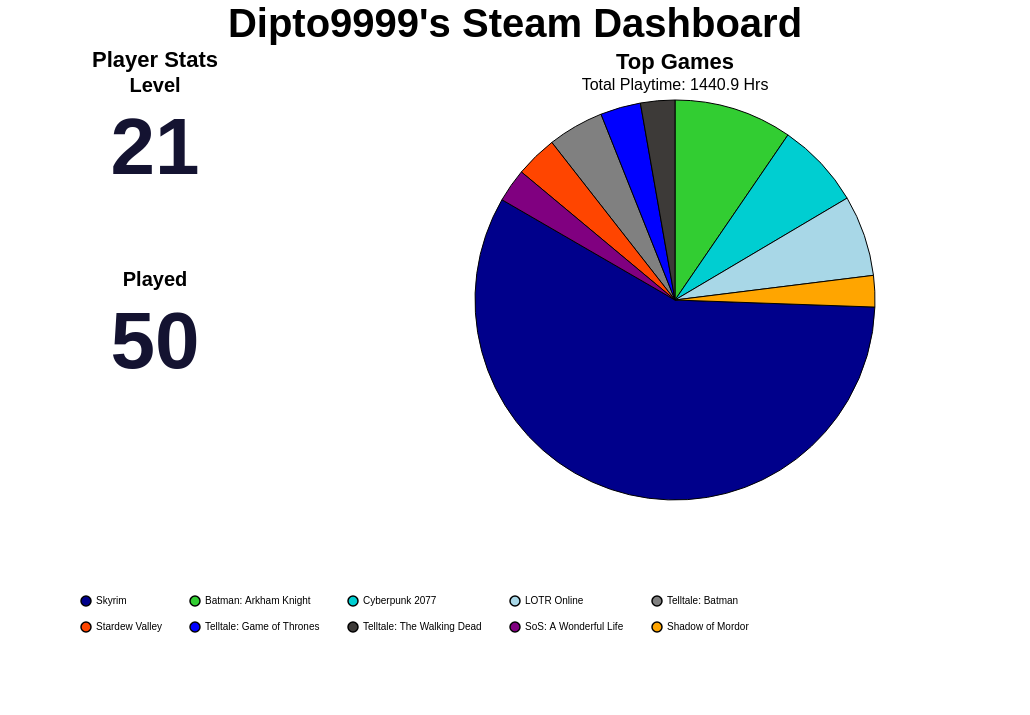

Write a Vega-Lite specification for this figure.
### Vega-Lite specification from a JSON file in a GitHub repository (floating-point values rounded to 4 significant figures)
{"background": null, "config": {"view": {"continuousWidth": 300, "continuousHeight": 300, "strokeOpacity": 0, "strokeWidth": 1.5}, "axis": {"labelFontSize": 12, "titleFontSize": 16}, "legend": {"labelFontSize": 12, "titleFontSize": 16}}, "hconcat": [{"vconcat": [{"data": {"name": "data-ce2f25787bade8ca3fba4cb14335a451"}, "mark": {"type": "text", "align": "center", "baseline": "middle", "color": "#141331", "fontSize": 80, "fontWeight": "bold"}, "encoding": {"text": {"field": "Value", "type": "quantitative"}, "x": {"axis": null, "field": "Metric", "type": "nominal"}, "y": {"value": 50}}, "height": 150, "title": {"text": "Level", "anchor": "middle", "fontSize": 20}, "width": 300}, {"data": {"name": "data-92b892d679d5fbeaa0a56e1238c7fc12"}, "mark": {"type": "text", "align": "center", "baseline": "middle", "color": "#141331", "fontSize": 80, "fontWeight": "bold"}, "encoding": {"text": {"field": "Value", "type": "quantitative"}, "x": {"axis": null, "field": "Metric", "type": "nominal"}, "y": {"value": 50}}, "height": 150, "title": {"text": "Played", "anchor": "middle", "fontSize": 20}, "width": 300}], "title": {"text": "Player Stats", "anchor": "middle", "fontSize": 22}}, {"data": {"name": "data-b2da6c3eee8efb20e4c0e498a7d77a12"}, "mark": {"type": "arc", "stroke": "black", "strokeWidth": 1}, "encoding": {"color": {"field": "name", "legend": {"columnPadding": 25, "columns": 5, "direction": "horizontal", "labelFontSize": 10, "orient": "bottom", "padding": 75, "rowPadding": 10, "title": "", "titleAlign": "center", "titleFontSize": 16}, "scale": {"range": ["#00008B", "#32CD32", "#00CED1", "#A8D7E7", "#808080", "#FF4500", "#0000FF", "#3D3A38", "#800080", "#FFA500", "#006400", "#8B0000", "#FFD700", "#4682B4", "#2E8B57"]}, "sort": null, "type": "nominal"}, "theta": {"field": "playtime_percentage", "type": "quantitative"}, "tooltip": [{"field": "name", "title": "Game", "type": "nominal"}, {"field": "playtime_forever", "format": ".1f", "title": "Time (Hrs)", "type": "quantitative"}, {"field": "playtime_percentage", "format": ".2f", "title": "Playtime (%)", "type": "quantitative"}]}, "height": 400, "title": {"text": "Top Games", "anchor": "middle", "fontSize": 22, "subtitle": "Total Playtime: 1440.9 Hrs", "subtitleFontSize": 16}, "width": 700}], "padding": {"left": 250, "right": 250, "top": 0, "bottom": 0}, "title": {"text": "Dipto9999's Steam Dashboard", "anchor": "middle", "fontSize": 40}, "$schema": "https://vega.github.io/schema/vega-lite/v5.20.1.json", "datasets": {"data-ce2f25787bade8ca3fba4cb14335a451": [{"Metric": "Level", "Value": 21}], "data-92b892d679d5fbeaa0a56e1238c7fc12": [{"Metric": "Played", "Value": 50}], "data-b2da6c3eee8efb20e4c0e498a7d77a12": [{"name": "Skyrim", "playtime_forever": 845.3, "appid": 72850, "playtime_percentage": 57.79}, {"name": "Batman: Arkham Knight", "playtime_forever": 139.7, "appid": 208650, "playtime_percentage": 9.55}, {"name": "Cyberpunk 2077", "playtime_forever": 101.5, "appid": 1091500, "playtime_percentage": 6.94}, {"name": "LOTR Online", "playtime_forever": 95.7, "appid": 212500, "playtime_percentage": 6.54}, {"name": "Telltale: Batman", "playtime_forever": 66.22, "appid": 498240, "playtime_percentage": 4.53}, {"name": "Stardew Valley", "playtime_forever": 49.5, "appid": 413150, "playtime_percentage": 3.38}, {"name": "Telltale: Game of Thrones", "playtime_forever": 47.68, "appid": 330840, "playtime_percentage": 3.26}, {"name": "Telltale: The Walking Dead", "playtime_forever": 40.52, "appid": 207610, "playtime_percentage": 2.77}, {"name": "SoS: A Wonderful Life", "playtime_forever": 39.42, "appid": 2111170, "playtime_percentage": 2.7}, {"name": "Shadow of Mordor", "playtime_forever": 37.05, "appid": 241930, "playtime_percentage": 2.53}]}}
